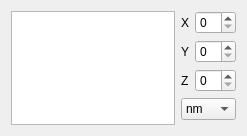
<?xml version="1.0" encoding="UTF-8"?>
<ui version="4.0">
 <class>UnitExplorer</class>
 <widget class="QWidget" name="UnitExplorer">
  <property name="geometry">
   <rect>
    <x>0</x>
    <y>0</y>
    <width>247</width>
    <height>136</height>
   </rect>
  </property>
  <property name="windowTitle">
   <string>Unit Explorer</string>
  </property>
  <layout class="QHBoxLayout" name="horizontalLayout">
   <item>
    <widget class="QListView" name="listView"/>
   </item>
   <item>
    <layout class="QVBoxLayout" name="verticalLayout">
     <item>
      <layout class="QHBoxLayout" name="xLayout">
       <item>
        <widget class="QLabel" name="m_xLabel">
         <property name="text">
          <string>X</string>
         </property>
        </widget>
       </item>
       <item>
        <widget class="QSpinBox" name="m_xDist"/>
       </item>
      </layout>
     </item>
     <item>
      <layout class="QHBoxLayout" name="yLayout">
       <item>
        <widget class="QLabel" name="m_yLabel">
         <property name="text">
          <string>Y</string>
         </property>
        </widget>
       </item>
       <item>
        <widget class="QSpinBox" name="m_yDist"/>
       </item>
      </layout>
     </item>
     <item>
      <layout class="QHBoxLayout" name="zLayout">
       <item>
        <widget class="QLabel" name="m_zLabel">
         <property name="text">
          <string>Z</string>
         </property>
        </widget>
       </item>
       <item>
        <widget class="QSpinBox" name="m_zDist"/>
       </item>
      </layout>
     </item>
     <item>
      <widget class="QComboBox" name="comboBox">
       <item>
        <property name="text">
         <string>nm</string>
        </property>
       </item>
       <item>
        <property name="text">
         <string>um</string>
        </property>
       </item>
      </widget>
     </item>
     <item>
      <spacer name="verticalSpacer">
       <property name="orientation">
        <enum>Qt::Vertical</enum>
       </property>
       <property name="sizeHint" stdset="0">
        <size>
         <width>20</width>
         <height>40</height>
        </size>
       </property>
      </spacer>
     </item>
    </layout>
   </item>
  </layout>
 </widget>
 <resources/>
 <connections/>
</ui>
